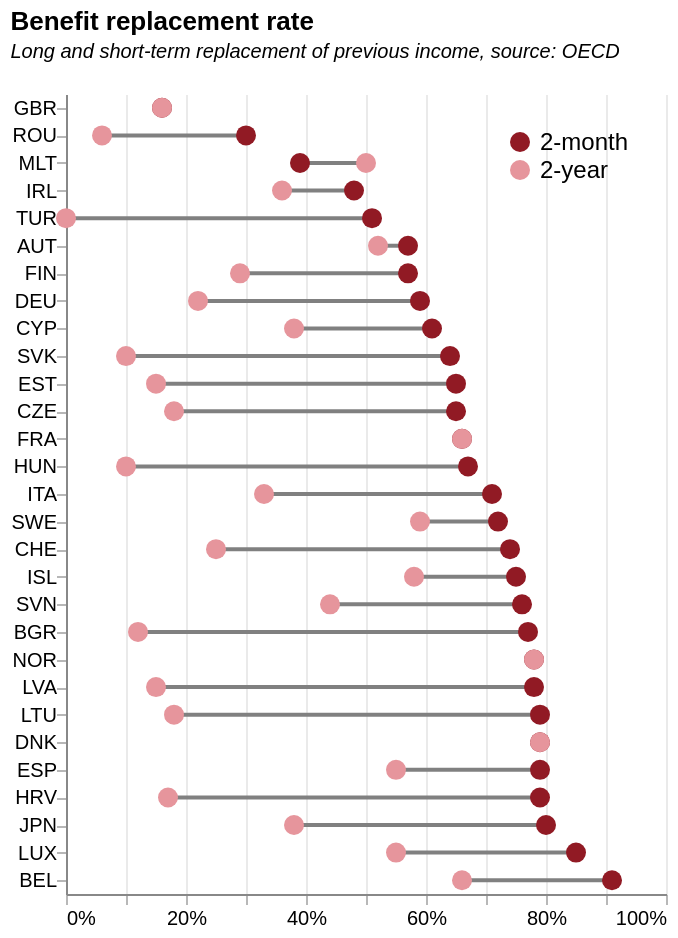

Here is the Vega-Lite specification saved for this chart:
### Vega-Lite specification from a JSON file in a GitHub repository (floating-point values rounded to 4 significant figures; data arrays with more than 128 entries replaced by an {"elided": "..."} marker saying what was removed)
{"$schema": "https://vega.github.io/schema/vega-lite/v5.json", "description": "Benefit replacement rate, 2022, OECD data. 'Proportion of previous in-work household income maintained after 2, 6, 12, 24 and 60 months of unemployment. Calculations refer to a single person without children whose previous in-work earnings were 67% of the average wage.'", "data": {"values": {"elided": "145 records"}, "format": {"parse": {"UE Duration": "string"}}}, "config": {"view": {"stroke": "transparent"}}, "height": 400, "width": 300, "title": {"text": "Benefit replacement rate", "subtitle": ["Long and short-term replacement of previous income, source: OECD", ""], "subtitleFontStyle": "italic", "subtitleFontSize": 10, "anchor": "start", "color": "black"}, "transform": [{"filter": {"field": "UE Duration", "oneOf": ["2-month", "2-year"]}}, {"calculate": "datum['Replacement Rate'] / 100", "as": "Replacement Rate"}], "encoding": {"y": {"field": "ISO3", "type": "nominal", "title": null, "sort": {"order": "descending", "op": "average", "field": "Rank"}, "axis": {"labelAngle": 0, "labelOffset": 0, "labelPadding": 0, "tickOpacity": 0.6}}, "x": {"field": "Replacement Rate", "type": "quantitative", "title": null, "axis": {"gridOpacity": 0.6, "tickOpacity": 0.6, "format": "%"}}, "tooltip": [{"field": "Country", "title": "Country"}, {"field": "UE Duration", "title": "Duration"}, {"field": "Replacement Rate", "title": "Replacement Rate", "format": "~%"}]}, "layer": [{"mark": "line", "encoding": {"detail": {"field": "ISO3", "type": "nominal"}, "color": {"value": "grey"}}}, {"mark": {"type": "point", "filled": true}, "encoding": {"color": {"field": "UE Duration", "type": "ordinal", "scale": {"domain": ["2-month", "2-year"], "range": ["#911a24", "#e6959c"]}, "legend": {"orient": "top-right", "title": null, "labelFontSize": 12}}, "size": {"value": 100}, "opacity": {"value": 1}}}]}
